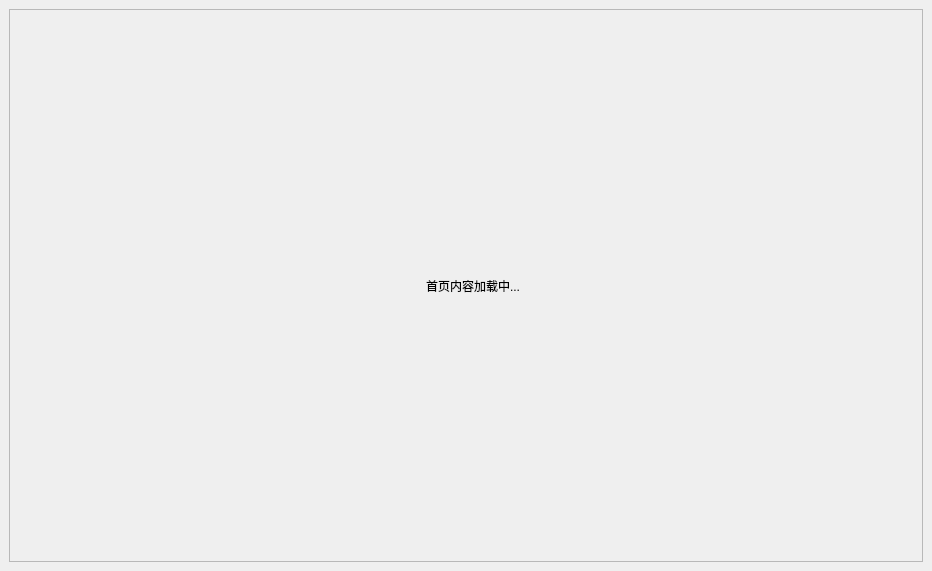
<?xml version="1.0" encoding="UTF-8"?>
<ui version="4.0">
 <class>HomePage</class>
 <widget class="QWidget" name="HomePage">
  <property name="geometry">
   <rect>
    <x>0</x>
    <y>0</y>
    <width>932</width>
    <height>571</height>
   </rect>
  </property>
  <property name="windowTitle">
   <string>Form</string>
  </property>
  <layout class="QVBoxLayout" name="verticalLayout_3">
   <property name="leftMargin">
    <number>0</number>
   </property>
   <property name="topMargin">
    <number>0</number>
   </property>
   <property name="rightMargin">
    <number>0</number>
   </property>
   <property name="bottomMargin">
    <number>0</number>
   </property>
   <item>
    <widget class="QStackedWidget" name="stackedWidget">
     <widget class="QWidget" name="page_load">
      <layout class="QVBoxLayout" name="verticalLayout_2">
       <item>
        <widget class="QFrame" name="frame">
         <property name="maximumSize">
          <size>
           <width>16777215</width>
           <height>16777215</height>
          </size>
         </property>
         <property name="frameShape">
          <enum>QFrame::StyledPanel</enum>
         </property>
         <property name="frameShadow">
          <enum>QFrame::Raised</enum>
         </property>
         <layout class="QHBoxLayout" name="horizontalLayout">
          <item>
           <spacer name="horizontalSpacer">
            <property name="orientation">
             <enum>Qt::Horizontal</enum>
            </property>
            <property name="sizeHint" stdset="0">
             <size>
              <width>40</width>
              <height>20</height>
             </size>
            </property>
           </spacer>
          </item>
          <item>
           <widget class="QLabel" name="label_gif">
            <property name="text">
             <string/>
            </property>
           </widget>
          </item>
          <item>
           <widget class="QLabel" name="label">
            <property name="text">
             <string>首页内容加载中...</string>
            </property>
           </widget>
          </item>
          <item>
           <spacer name="horizontalSpacer_2">
            <property name="orientation">
             <enum>Qt::Horizontal</enum>
            </property>
            <property name="sizeHint" stdset="0">
             <size>
              <width>40</width>
              <height>20</height>
             </size>
            </property>
           </spacer>
          </item>
         </layout>
        </widget>
       </item>
      </layout>
     </widget>
     <widget class="QWidget" name="page_view">
      <layout class="QVBoxLayout" name="verticalLayout">
       <property name="leftMargin">
        <number>0</number>
       </property>
       <property name="topMargin">
        <number>0</number>
       </property>
       <property name="rightMargin">
        <number>0</number>
       </property>
       <property name="bottomMargin">
        <number>0</number>
       </property>
      </layout>
     </widget>
    </widget>
   </item>
  </layout>
 </widget>
 <resources/>
 <connections/>
</ui>
